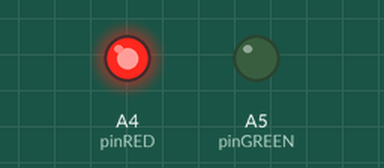
The sketch below on a simulated Arduino Uno, built with avr-gcc and run on an emulated ATmega328P. Parts: output pins drawn as LEDs (lit = HIGH).

Above: at 0.1 s.
At 14.1 s:
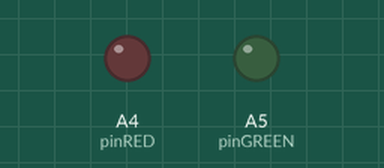
At 28.1 s:
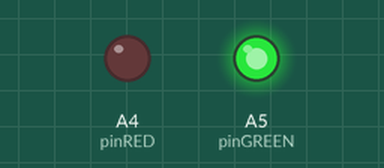
Timing chart, 0 to 35.5 s (numbered marks = the images above):
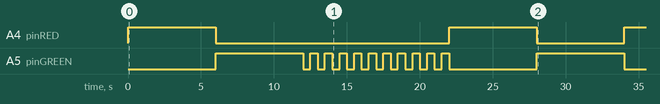

Measured:
- by itself, A4 (pinRED): goes HIGH 6.0 s, LOW 16.0 s, HIGH 6.0 s, LOW 6.0 s, then HIGH
- by itself, A5 (pinGREEN): goes HIGH 6.0 s, 10 × (LOW 0.50 s, HIGH 0.50 s), LOW 6.0 s, HIGH 6.0 s, then LOW

The sketch:

semaforo.ino
```cpp
/*
 * Trafic light
 * Entorno virtual de aprendizaje para la adquisición de competencias en programación de microcontroladores
 * Código: IE1617.0903
 */

#define pinRED A4
#define pinGREEN A5
#define maxBLINK 10

int counter;

//Initial setup
void setup() {
  pinMode(pinRED, OUTPUT);
  pinMode(pinGREEN, OUTPUT);
  counter = 0;
}

void loop() {
  digitalWrite(pinRED, HIGH);
  delay(6000);
  digitalWrite(pinRED, LOW);
  digitalWrite(pinGREEN, HIGH);
  delay(6000);

  while (counter < maxBLINK) {
    digitalWrite(pinGREEN, LOW);
    delay(500);
    digitalWrite(pinGREEN, HIGH);
    delay(500);
    counter++;
  }
  digitalWrite(pinGREEN, LOW);

}
```
